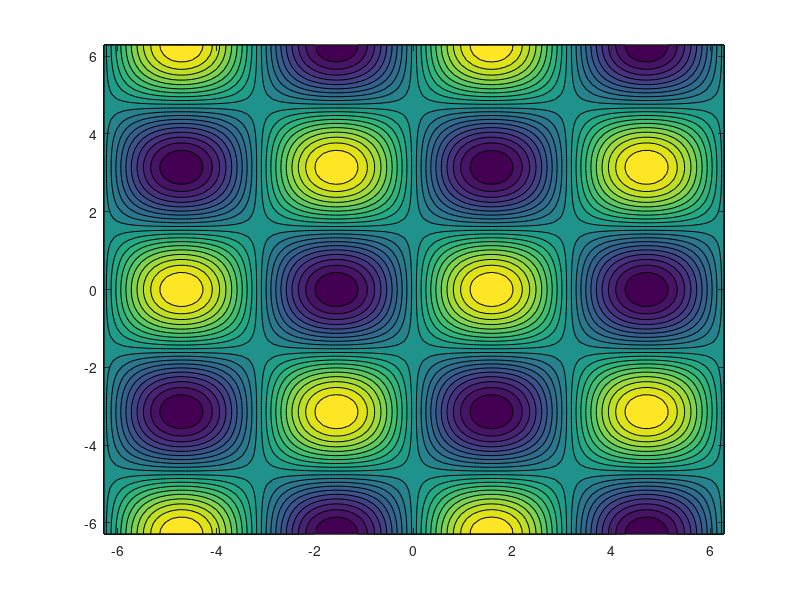

The MATLAB source for this figure:
%=============================================================================
% Copyright (c) 2016-present Allan CORNET (Nelson)
%=============================================================================
% This file is part of Nelson.
%=============================================================================
% LICENCE_BLOCK_BEGIN
% SPDX-License-Identifier: LGPL-3.0-or-later
% LICENCE_BLOCK_END
%=============================================================================
% <--ADV-CLI MODE-->
%=============================================================================
% Filled contour of a 100x100 grid with 20 levels. The contour is drawn at
% native grid resolution (each cell crossing is a vertex), so this stays
% interactive; it guards against re-introducing a whole-grid upsampling pass
% that made the same plot render several seconds slower.
fig = figure('Visible', 'off');
x = linspace(-2 * pi, 2 * pi, 100);
y = linspace(-2 * pi, 2 * pi, 100);
[X, Y] = meshgrid(x, y);
Z = sin(X) .* cos(Y);
contourf(X, Y, Z, 20);
drawnow();
tic();
contourf(X, Y, Z, 20);
drawnow();
toc()
close(fig);
%=============================================================================
